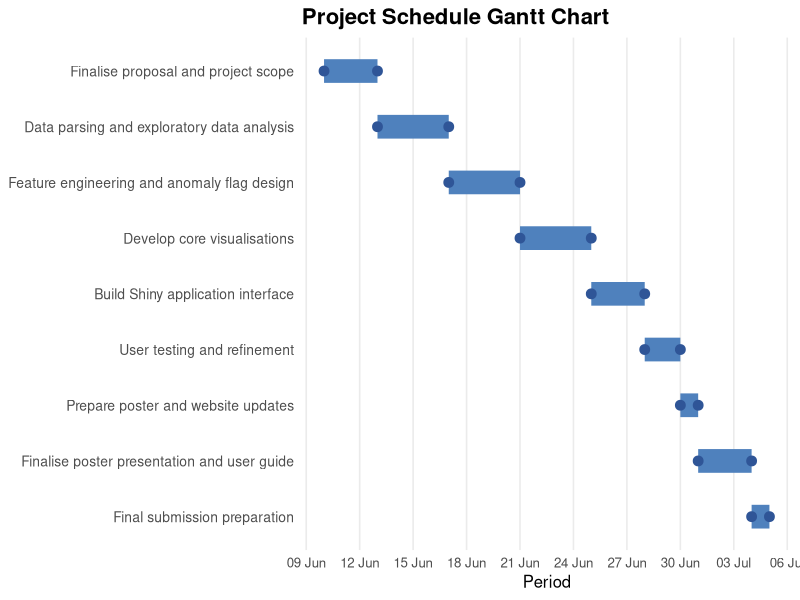

Write R code to recreate this figure.
## ---- chunk 1
library(DiagrammeR)

grViz("
digraph methodology {
  graph [layout = dot, rankdir = LR]

  node [shape = box, style = filled, fillcolor = LightBlue, color = black]

  raw_json [label='MC1 JSON Data']
  parse [label='Parse and Unnest JSON']
  clean [label='Clean and Standardise Fields']
  comms_table [label='Communication Table']
  rounds_table [label='Round Context Table']
  participants_table [label='Participant Table']

  feature_engineering [label='Feature Engineering', fillcolor = LightGoldenrod1]

  timeline_data [label='Timeline Dataset']
  network_data [label='Agent Network Dataset']
  anomaly_data [label='Anomaly Dataset']
  behaviour_data [label='Behaviour Baseline Dataset']
  causal_data [label='Causal Pathway Dataset']

  timeline_view [label='Crisis Timeline', fillcolor = Honeydew]
  network_view [label='Agent Interaction Network', fillcolor = Honeydew]
  anomaly_view [label='Anomaly Explorer', fillcolor = Honeydew]
  baseline_view [label='Behaviour Baseline View', fillcolor = Honeydew]
  pathway_view [label='Embargo Breach Pathway', fillcolor = Honeydew]

  shiny_app [label='Shiny Visual Analytics Application', fillcolor = MistyRose]

  raw_json -> parse
  parse -> clean
  clean -> comms_table
  clean -> rounds_table
  clean -> participants_table

  comms_table -> feature_engineering
  rounds_table -> feature_engineering
  participants_table -> feature_engineering

  feature_engineering -> timeline_data
  feature_engineering -> network_data
  feature_engineering -> anomaly_data
  feature_engineering -> behaviour_data
  feature_engineering -> causal_data

  timeline_data -> timeline_view
  network_data -> network_view
  anomaly_data -> anomaly_view
  behaviour_data -> baseline_view
  causal_data -> pathway_view

  timeline_view -> shiny_app
  network_view -> shiny_app
  anomaly_view -> shiny_app
  baseline_view -> shiny_app
  pathway_view -> shiny_app
}
")
## ---- chunk 2
library(tidyverse)
library(lubridate)

schedule <- tibble(
  task = c(
    "Finalise proposal and project scope",
    "Data parsing and exploratory data analysis",
    "Feature engineering and anomaly flag design",
    "Develop core visualisations",
    "Build Shiny application interface",
    "User testing and refinement",
    "Prepare poster and website updates",
    "Finalise poster presentation and user guide",
    "Final submission preparation"
  ),
  start = as.Date(c(
    "2026-06-10", "2026-06-13", "2026-06-17",
    "2026-06-21", "2026-06-25", "2026-06-28",
    "2026-06-30", "2026-07-01", "2026-07-04"
  )),
  end = as.Date(c(
    "2026-06-13", "2026-06-17", "2026-06-21",
    "2026-06-25", "2026-06-28", "2026-06-30",
    "2026-07-01", "2026-07-04", "2026-07-05"
  )),
  output = c(
    "Completed project proposal and refined analytical direction",
    "Cleaned communication, round, and participant datasets",
    "Derived variables, risk flags, keyword flags, and phase labels",
    "Timeline, network, behaviour baseline, and anomaly views",
    "Integrated Shiny prototype with interactive filters",
    "Improved usability, layout, and interpretation flow",
    "Poster draft, website proposal page, and app screenshots",
    "Poster, user guide, and presentation talking points",
    "Final Shiny app, GitHub repository, website, minutes, peer evaluation, and zipped submission"
  )
)

schedule <- schedule %>%
  mutate(task = factor(task, levels = rev(task)))

ggplot(schedule) +
  geom_segment(
    aes(x = start, xend = end, y = task, yend = task),
    linewidth = 8,
    colour = "#4F81BD"
  ) +
  geom_point(
    aes(x = start, y = task),
    size = 3,
    colour = "#2F5597"
  ) +
  geom_point(
    aes(x = end, y = task),
    size = 3,
    colour = "#2F5597"
  ) +
  scale_x_date(
    date_breaks = "3 days",
    date_labels = "%d %b"
  ) +
  labs(
    title = "Project Schedule Gantt Chart",
    x = "Period",
    y = NULL
  ) +
  theme_minimal(base_size = 12) +
  theme(
    plot.title = element_text(face = "bold", size = 16),
    axis.text.y = element_text(size = 10),
    panel.grid.major.y = element_blank(),
    panel.grid.minor = element_blank()
  )
